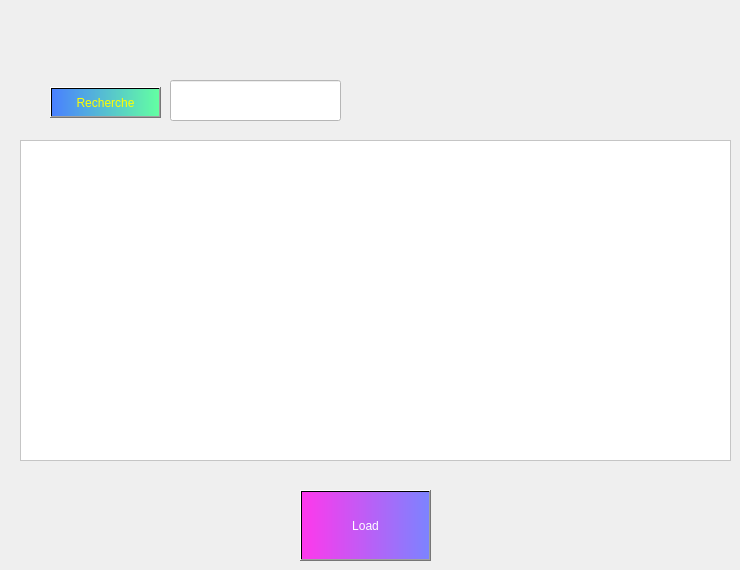
      <widget class="QWidget" name="tab_7">
       <attribute name="title">
        <string>empreint</string>
       </attribute>
       <widget class="QTableView" name="tableView_4">
        <property name="geometry">
         <rect>
          <x>20</x>
          <y>140</y>
          <width>711</width>
          <height>321</height>
         </rect>
        </property>
        <property name="styleSheet">
         <string notr="true">background-color: rgb(255, 255, 255);
color: rgb(85, 85, 255);</string>
        </property>
       </widget>
       <widget class="QPushButton" name="pushButton_7">
        <property name="geometry">
         <rect>
          <x>300</x>
          <y>490</y>
          <width>131</width>
          <height>71</height>
         </rect>
        </property>
        <property name="styleSheet">
         <string notr="true">background-color: qlineargradient(spread:pad, x1:0, y1:0, x2:1, y2:0, stop:0 rgba(255, 56, 236, 255), stop:1 rgba(124, 131, 255, 255));
font: 75 10pt &quot;Algerian&quot;;
color: rgb(255, 255, 255);</string>
        </property>
        <property name="text">
         <string>Load</string>
        </property>
       </widget>
       <widget class="QLineEdit" name="lineEdit_recherche">
        <property name="geometry">
         <rect>
          <x>170</x>
          <y>80</y>
          <width>171</width>
          <height>41</height>
         </rect>
        </property>
        <property name="styleSheet">
         <string notr="true">background-color: rgb(255, 255, 255);
color: rgb(0, 0, 0);</string>
        </property>
       </widget>
       <widget class="QPushButton" name="pushButton_8">
        <property name="geometry">
         <rect>
          <x>50</x>
          <y>87</y>
          <width>111</width>
          <height>31</height>
         </rect>
        </property>
        <property name="styleSheet">
         <string notr="true">background-color: qlineargradient(spread:pad, x1:0, y1:0, x2:1, y2:0, stop:0 rgba(73, 128, 255, 255), stop:1 rgba(99, 255, 162, 255));
color: rgb(255, 255, 0)
</string>
        </property>
        <property name="text">
         <string>Recherche</string>
        </property>
       </widget>
      </widget>
